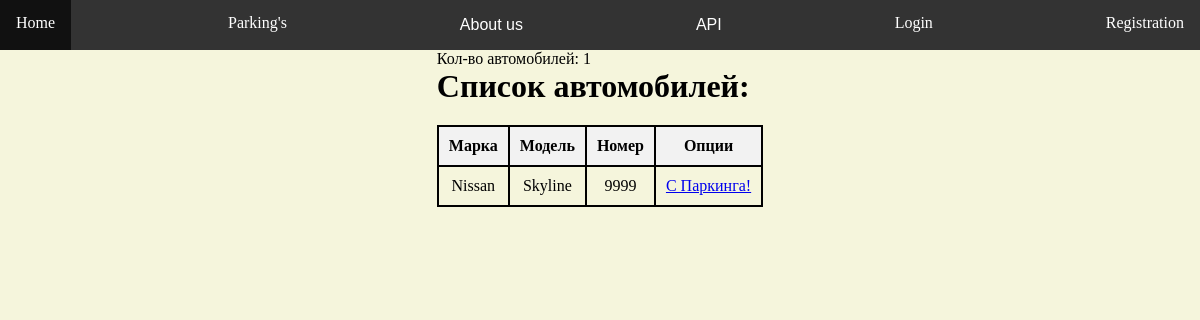
The page /myparking/car_in_park/13/del/ on the database its author committed.
### myparking/models.py (models this page shows, shortened)
class Car(models.Model):
    owner = models.ForeignKey(User, on_delete=models.CASCADE, related_name='cars')
    mark = models.CharField(max_length=100)
    model = models.CharField(max_length=100)
    license_plate = models.CharField(max_length=20)

### myparking/views.py (the view)
# urls.py: path('car_in_park/<int:park_id>/<slug:status>/',
def car_in_park(request, park_id, status):
    parking = get_object_or_404(ParkingSpot, id=park_id)
    if status == 'add':
        user_cars = request.user.cars.all()
        parking_cars = parking.cars.all()
        cars_to_add = user_cars.difference(parking_cars)
    if status == 'del':
        cars_to_add = parking.cars.all()
    return render(
        request,
        'myparking/car_list_for_park.html',
        context={'parking': parking, 'cars': cars_to_add,
                 'cars_count': cars_to_add.count(), 'status': status},
    )

### myparking/templates/myparking/car_list_for_park.html (shortened to what this page needs)
{% extends "base_generic.html"%}
{% block content%}
<div class="row">
    <div class="col-sm-12">
        <p>Кол-во автомобилей: {{ cars_count }}</p>
          {% if cars %}
        <h1>Список автомобилей: </h1>
            <table class="table table-striped table-bordered">
                <thead class="thead-dark">
                    <tr>
                        <th>Марка</th>
                        <th>Модель</th>
                        <th>Номер</th>
                        <th>Опции</th>
                    </tr>
                    </thead>
                <tbody>
                    {% for car in cars %}
                         <tr>
                             <td>{{ car.mark }}</td>
                             <td>{{ car.model }}</td>
                             <td>{{ car.license_plate }}</td>
                             <td>
                                 {% if status == 'add' %}
                                    <a href="{% url 'interaction_car_for_parking' car.id parking.id 'add' %}"
                                       class="btn btn-warning">На Паркинг!</a>
                                 {% elif status == 'del' %}
                                    <a href="{% url 'interaction_car_for_parking' car.id parking.id 'del' %}"
                                       class="btn btn-danger">C Паркинга!</a>
                                 {% endif %}
                             </td>
                         </tr>
                    {% endfor %}
                </tbody>
            </table>
         {% else %}
                <h2> Нет автомобилей!</h2>
         {% endif %}
    </div>
</div>
{% endblock %}

### myparking/static/myparking/css/site_style.css (style rules this page uses)
* { margin: 0px; padding: 0px; }
.bg-site { background: beige; }
table { width: 100%; border-collapse: collapse; margin: 20px auto; }
th, td { padding: 10px; text-align: center; border: 2px solid black; }
th { background-color: #f2f2f2; }

### rows shown on the page
Car: mark "Nissan", model "Skyline", license_plate "9999"

### other values the page prints
{{ cars_count }} "1"
